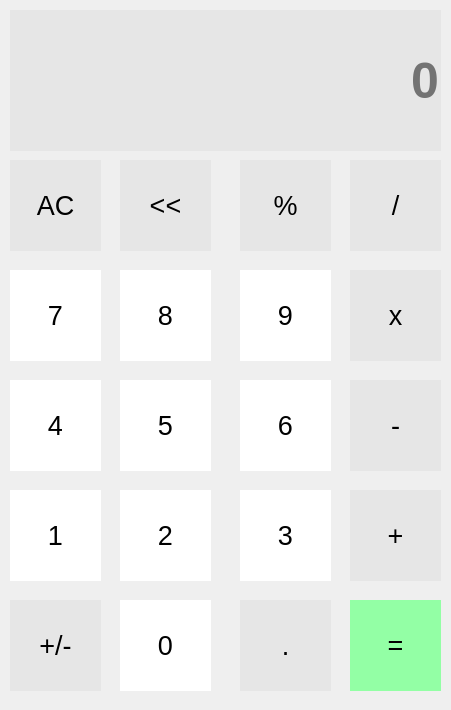
<?xml version="1.0" encoding="UTF-8"?>
<ui version="4.0">
 <class>Form</class>
 <widget class="QWidget" name="Form">
  <property name="geometry">
   <rect>
    <x>0</x>
    <y>0</y>
    <width>451</width>
    <height>710</height>
   </rect>
  </property>
  <property name="windowTitle">
   <string>Calculator</string>
  </property>
  <property name="styleSheet">
   <string notr="true">MainWindow{
background:#e7e7e7;

}</string>
  </property>
  <widget class="QPushButton" name="ACButton">
   <property name="geometry">
    <rect>
     <x>10</x>
     <y>160</y>
     <width>91</width>
     <height>91</height>
    </rect>
   </property>
   <property name="font">
    <font>
     <pointsize>20</pointsize>
    </font>
   </property>
   <property name="focusPolicy">
    <enum>Qt::StrongFocus</enum>
   </property>
   <property name="autoFillBackground">
    <bool>false</bool>
   </property>
   <property name="styleSheet">
    <string notr="true">#ACButton{
border:0px;
background:#e6e6e6;
}
#ACButton:hover{
background:#ffab6e;
border:2px solid #fff;
}
</string>
   </property>
   <property name="text">
    <string notr="true">AC</string>
   </property>
   <property name="shortcut">
    <string>Esc</string>
   </property>
  </widget>
  <widget class="QPushButton" name="deleteButton">
   <property name="geometry">
    <rect>
     <x>120</x>
     <y>160</y>
     <width>91</width>
     <height>91</height>
    </rect>
   </property>
   <property name="font">
    <font>
     <pointsize>20</pointsize>
    </font>
   </property>
   <property name="styleSheet">
    <string notr="true">#deleteButton{
border:0px;
background:#e6e6e6;
}
#deleteButton:hover{
background:#8ee5ff;
border:2px solid #fff;
}</string>
   </property>
   <property name="text">
    <string notr="true">&lt;&lt;</string>
   </property>
   <property name="shortcut">
    <string>Backspace, Del</string>
   </property>
  </widget>
  <widget class="QPushButton" name="percentButton">
   <property name="geometry">
    <rect>
     <x>240</x>
     <y>160</y>
     <width>91</width>
     <height>91</height>
    </rect>
   </property>
   <property name="font">
    <font>
     <pointsize>20</pointsize>
    </font>
   </property>
   <property name="styleSheet">
    <string notr="true">#percentButton{
border:0px;
background:#e6e6e6;
}
#percentButton:hover{
background:#bebebe;
border:2px solid #fff;
}</string>
   </property>
   <property name="text">
    <string notr="true">%</string>
   </property>
  </widget>
  <widget class="QPushButton" name="divideButton">
   <property name="geometry">
    <rect>
     <x>350</x>
     <y>160</y>
     <width>91</width>
     <height>91</height>
    </rect>
   </property>
   <property name="font">
    <font>
     <pointsize>20</pointsize>
    </font>
   </property>
   <property name="styleSheet">
    <string notr="true">#divideButton{
border:0px;
background:#e6e6e6;
}
#divideButton:hover{
background:#bebebe;
border:2px solid #fff;
}</string>
   </property>
   <property name="text">
    <string notr="true">/</string>
   </property>
   <property name="shortcut">
    <string>/</string>
   </property>
  </widget>
  <widget class="QPushButton" name="sevenButton">
   <property name="geometry">
    <rect>
     <x>10</x>
     <y>270</y>
     <width>91</width>
     <height>91</height>
    </rect>
   </property>
   <property name="font">
    <font>
     <pointsize>20</pointsize>
    </font>
   </property>
   <property name="styleSheet">
    <string notr="true">#sevenButton{
border:0px;
background:#fff;
}
#sevenButton:hover{
background:#bebebe;
border:2px solid #fff;
}</string>
   </property>
   <property name="text">
    <string notr="true">7</string>
   </property>
   <property name="shortcut">
    <string>7</string>
   </property>
  </widget>
  <widget class="QPushButton" name="nineButton">
   <property name="geometry">
    <rect>
     <x>240</x>
     <y>270</y>
     <width>91</width>
     <height>91</height>
    </rect>
   </property>
   <property name="font">
    <font>
     <pointsize>20</pointsize>
    </font>
   </property>
   <property name="styleSheet">
    <string notr="true">#nineButton{
border:0px;
background:#fff;
}
#nineButton:hover{
background:#bebebe;
border:2px solid #fff;
}</string>
   </property>
   <property name="text">
    <string notr="true">9</string>
   </property>
   <property name="shortcut">
    <string>9</string>
   </property>
  </widget>
  <widget class="QPushButton" name="multiButton">
   <property name="geometry">
    <rect>
     <x>350</x>
     <y>270</y>
     <width>91</width>
     <height>91</height>
    </rect>
   </property>
   <property name="font">
    <font>
     <pointsize>20</pointsize>
    </font>
   </property>
   <property name="styleSheet">
    <string notr="true">#multiButton{
border:0px;
background:#e6e6e6;
}
#multiButton:hover{
background:#bebebe;
border:2px solid #fff;
}</string>
   </property>
   <property name="text">
    <string notr="true">x</string>
   </property>
   <property name="shortcut">
    <string>*</string>
   </property>
  </widget>
  <widget class="QPushButton" name="eightButton">
   <property name="geometry">
    <rect>
     <x>120</x>
     <y>270</y>
     <width>91</width>
     <height>91</height>
    </rect>
   </property>
   <property name="font">
    <font>
     <pointsize>20</pointsize>
    </font>
   </property>
   <property name="styleSheet">
    <string notr="true">#eightButton{
border:0px;
background:#fff;
}
#eightButton:hover{
background:#bebebe;
border:2px solid #fff;
}</string>
   </property>
   <property name="text">
    <string notr="true">8</string>
   </property>
   <property name="shortcut">
    <string>8</string>
   </property>
  </widget>
  <widget class="QPushButton" name="fourButton">
   <property name="geometry">
    <rect>
     <x>10</x>
     <y>380</y>
     <width>91</width>
     <height>91</height>
    </rect>
   </property>
   <property name="font">
    <font>
     <pointsize>20</pointsize>
    </font>
   </property>
   <property name="styleSheet">
    <string notr="true">#fourButton{
border:0px;
background:#fff;
}
#fourButton:hover{
background:#bebebe;
border:2px solid #fff;
}</string>
   </property>
   <property name="text">
    <string notr="true">4</string>
   </property>
   <property name="shortcut">
    <string>4</string>
   </property>
  </widget>
  <widget class="QPushButton" name="sixButton">
   <property name="geometry">
    <rect>
     <x>240</x>
     <y>380</y>
     <width>91</width>
     <height>91</height>
    </rect>
   </property>
   <property name="font">
    <font>
     <pointsize>20</pointsize>
    </font>
   </property>
   <property name="styleSheet">
    <string notr="true">#sixButton{
border:0px;
background:#fff;
}
#sixButton:hover{
background:#bebebe;
border:2px solid #fff;
}</string>
   </property>
   <property name="text">
    <string notr="true">6</string>
   </property>
   <property name="shortcut">
    <string>6</string>
   </property>
  </widget>
  <widget class="QPushButton" name="minusButton">
   <property name="geometry">
    <rect>
     <x>350</x>
     <y>380</y>
     <width>91</width>
     <height>91</height>
    </rect>
   </property>
   <property name="font">
    <font>
     <pointsize>20</pointsize>
    </font>
   </property>
   <property name="styleSheet">
    <string notr="true">#minusButton{
border:0px;
background:#e6e6e6;
}
#minusButton:hover{
background:#bebebe;
border:2px solid #fff;
}</string>
   </property>
   <property name="text">
    <string notr="true">-</string>
   </property>
   <property name="shortcut">
    <string>-</string>
   </property>
  </widget>
  <widget class="QPushButton" name="fiveButton">
   <property name="geometry">
    <rect>
     <x>120</x>
     <y>380</y>
     <width>91</width>
     <height>91</height>
    </rect>
   </property>
   <property name="font">
    <font>
     <pointsize>20</pointsize>
    </font>
   </property>
   <property name="styleSheet">
    <string notr="true">#fiveButton{
border:0px;
background:#fff;
}
#fiveButton:hover{
background:#bebebe;
border:2px solid #fff;
}</string>
   </property>
   <property name="text">
    <string notr="true">5</string>
   </property>
   <property name="shortcut">
    <string>5</string>
   </property>
  </widget>
  <widget class="QPushButton" name="oneButton">
   <property name="geometry">
    <rect>
     <x>10</x>
     <y>490</y>
     <width>91</width>
     <height>91</height>
    </rect>
   </property>
   <property name="font">
    <font>
     <pointsize>20</pointsize>
    </font>
   </property>
   <property name="styleSheet">
    <string notr="true">#oneButton{
border:0px;
background:#fff;
}
#oneButton:hover{
background:#bebebe;
border:2px solid #fff;
}</string>
   </property>
   <property name="text">
    <string notr="true">1</string>
   </property>
   <property name="shortcut">
    <string>1</string>
   </property>
  </widget>
  <widget class="QPushButton" name="threeButton">
   <property name="geometry">
    <rect>
     <x>240</x>
     <y>490</y>
     <width>91</width>
     <height>91</height>
    </rect>
   </property>
   <property name="font">
    <font>
     <pointsize>20</pointsize>
    </font>
   </property>
   <property name="styleSheet">
    <string notr="true">#threeButton{
border:0px;
background:#fff;
}
#threeButton:hover{
background:#bebebe;
border:2px solid #fff;
}</string>
   </property>
   <property name="text">
    <string notr="true">3</string>
   </property>
   <property name="shortcut">
    <string>3</string>
   </property>
  </widget>
  <widget class="QPushButton" name="plusButton">
   <property name="geometry">
    <rect>
     <x>350</x>
     <y>490</y>
     <width>91</width>
     <height>91</height>
    </rect>
   </property>
   <property name="font">
    <font>
     <pointsize>20</pointsize>
    </font>
   </property>
   <property name="styleSheet">
    <string notr="true">#plusButton{
border:0px;
background:#e6e6e6;
}
#plusButton:hover{
background:#bebebe;
border:2px solid #fff;
}</string>
   </property>
   <property name="text">
    <string notr="true">+</string>
   </property>
   <property name="shortcut">
    <string>+</string>
   </property>
  </widget>
  <widget class="QPushButton" name="twoButton">
   <property name="geometry">
    <rect>
     <x>120</x>
     <y>490</y>
     <width>91</width>
     <height>91</height>
    </rect>
   </property>
   <property name="font">
    <font>
     <pointsize>20</pointsize>
    </font>
   </property>
   <property name="styleSheet">
    <string notr="true">#twoButton{
border:0px;
background:#fff;
}
#twoButton:hover{
background:#bebebe;
border:2px solid #fff;
}</string>
   </property>
   <property name="text">
    <string notr="true">2</string>
   </property>
   <property name="shortcut">
    <string>2</string>
   </property>
  </widget>
  <widget class="QPushButton" name="dotButton">
   <property name="geometry">
    <rect>
     <x>240</x>
     <y>600</y>
     <width>91</width>
     <height>91</height>
    </rect>
   </property>
   <property name="font">
    <font>
     <pointsize>20</pointsize>
    </font>
   </property>
   <property name="styleSheet">
    <string notr="true">#dotButton{
border:0px;
background:#e6e6e6;
}
#dotButton:hover{
background:#bebebe;
border:2px solid #fff;
}</string>
   </property>
   <property name="text">
    <string notr="true">.</string>
   </property>
  </widget>
  <widget class="QPushButton" name="equalButton">
   <property name="geometry">
    <rect>
     <x>350</x>
     <y>600</y>
     <width>91</width>
     <height>91</height>
    </rect>
   </property>
   <property name="font">
    <font>
     <pointsize>20</pointsize>
    </font>
   </property>
   <property name="styleSheet">
    <string notr="true">#equalButton{
border:0px;
background:#93ffa5;
}
#equalButton:hover{
background:#7eda8d;
border:2px solid #fff;
color:#fff;
}</string>
   </property>
   <property name="text">
    <string notr="true">=</string>
   </property>
   <property name="shortcut">
    <string>=, Enter</string>
   </property>
  </widget>
  <widget class="QPushButton" name="plus_minusButton">
   <property name="geometry">
    <rect>
     <x>10</x>
     <y>600</y>
     <width>91</width>
     <height>91</height>
    </rect>
   </property>
   <property name="font">
    <font>
     <pointsize>20</pointsize>
    </font>
   </property>
   <property name="styleSheet">
    <string notr="true">#plus_minusButton{
border:0px;
background:#e6e6e6;
}
#plus_minusButton:hover{
background:#bebebe;
border:2px solid #fff;
}</string>
   </property>
   <property name="text">
    <string notr="true">+/-</string>
   </property>
  </widget>
  <widget class="QPushButton" name="zeroButton">
   <property name="geometry">
    <rect>
     <x>120</x>
     <y>600</y>
     <width>91</width>
     <height>91</height>
    </rect>
   </property>
   <property name="font">
    <font>
     <pointsize>20</pointsize>
    </font>
   </property>
   <property name="styleSheet">
    <string notr="true">#zeroButton{
border:0px;
background:#fff;
}
#zeroButton:hover{
background:#bebebe;
border:2px solid #fff;
}</string>
   </property>
   <property name="text">
    <string notr="true">0</string>
   </property>
   <property name="shortcut">
    <string>0</string>
   </property>
  </widget>
  <widget class="QLineEdit" name="lineEdit">
   <property name="geometry">
    <rect>
     <x>10</x>
     <y>10</y>
     <width>431</width>
     <height>141</height>
    </rect>
   </property>
   <property name="font">
    <font>
     <pointsize>-1</pointsize>
     <weight>75</weight>
     <bold>true</bold>
    </font>
   </property>
   <property name="styleSheet">
    <string notr="true">#lineEdit{
background: #e6e6e6;
border:0px;
color:black;
font-size:50px;
}</string>
   </property>
   <property name="alignment">
    <set>Qt::AlignRight|Qt::AlignTrailing|Qt::AlignVCenter</set>
   </property>
   <property name="placeholderText">
    <string>0</string>
   </property>
  </widget>
 </widget>
 <resources/>
 <connections/>
</ui>
